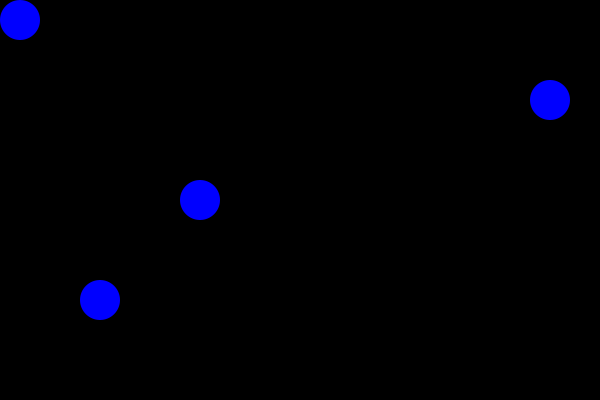
Frame 1 (no input)
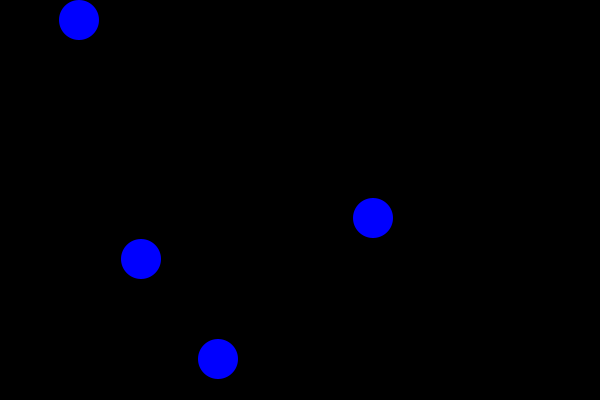
Frame 60 (the mouse pressed at the canvas centre just before this capture)
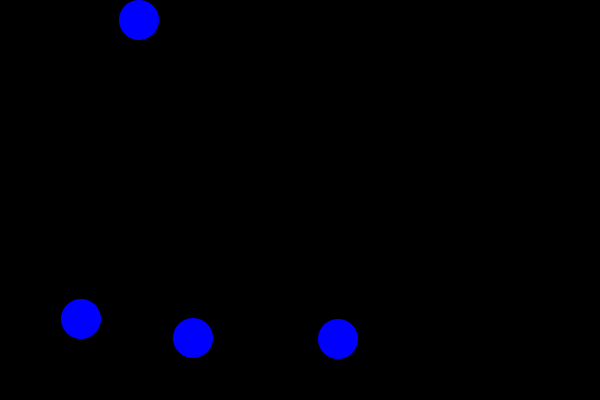
Frame 120 (the mouse held since frame 60 and released just before this capture)

The Processing sketch that drew these frames (run headless with seeded random() and noise(); from frame 60 on, the mouse is pressed at the canvas centre):

// Processing sketch: s10_multiball_init_locations
// ── s10_multiball_init_locations.pde
// all balls will be the same size, these are constant
final int radius = 20, diameter = radius*2;
float[] x = {
  20,  100, 200, 550
};
float[] y = {
  20,  300, 200, 100
};
float[] dx = {
  +1, +2, -1, -3
};
float[] dy = {
  0, 1, 1, 2
};

void setup() {
  size(600,400);
  noStroke();
  fill(0,0,255); // all balls blue
}

void draw() {    // draw is called over and over again
  background(0); // set background to black
  for (int i = 0; i < x.length; i++) {
    ellipse(x[i], y[i], diameter, diameter);
    x[i] += dx[i];
    y[i] += dy[i];
    if (x[i] <= radius || x[i] >= width-1-radius) {
      dx[i] = -dx[i];
    }
    if (y[i] <= radius || y[i] >= height-1-radius) {
      dy[i] = -dy[i];
    }
  }
}
